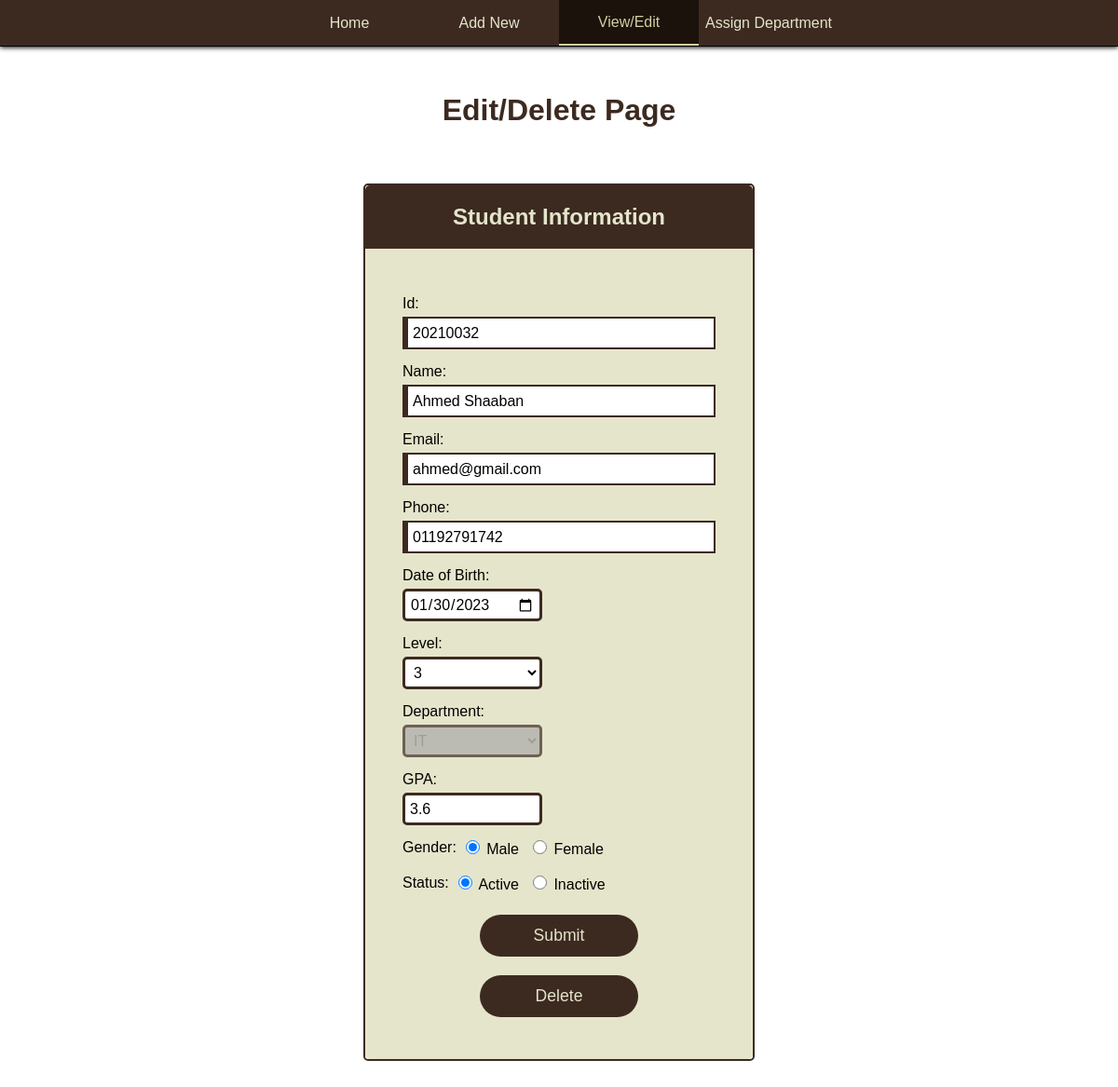
Screenshot of /20210032/edit/ with the database file from the repository.
### manage_studs/models.py (models this page shows)
class Stud(models.Model):
    id = models.CharField(max_length=10, primary_key=True)
    name = models.CharField(max_length=100)
    email = models.EmailField(max_length=100, unique=True)
    phone = models.CharField(max_length=11, unique=True)
    dob = models.DateField()
    gender = models.CharField(max_length=10)
    gpa = models.FloatField()
    level = models.IntegerField()
    dept = models.CharField(max_length=10)
    status = models.CharField(max_length=10)

### manage_studs/views.py (the view)
# urls.py: path('<int:stud_id>/edit/', views.edit_stud, name='edit_stud'),
def edit_stud(request, stud_id):
  stud = get_object_or_404(Stud, pk=stud_id)
  if request.method == 'POST':
    try:
      id = request.POST['id']
      try:
        Stud.objects.get(id=id)
        if id != stud.id:
          msg = "Student with ID: " + id + " already exists."
          return render(request, 'manage_studs/edit.html', {'stud': stud, 'error_msg': msg})
      except Stud.DoesNotExist:
        pass
      stud.name = request.POST['name']
      try:
        tmp_stud = Stud.objects.get(email=request.POST['email'])
        if (tmp_stud.email != stud.email):
          msg = "Email used before."
          return render(request, 'manage_studs/edit.html', {'stud': stud, 'error_msg': msg})
      except Stud.DoesNotExist:
        stud.email = request.POST['email']
      try:
        tmp_stud = Stud.objects.get(phone=request.POST['phone'])
        if (tmp_stud.phone != stud.phone):
          msg = "Phone number used before."
          return render(request, 'manage_studs/edit.html', {'stud': stud, 'error_msg': msg})
      except Stud.DoesNotExist:
        stud.phone = request.POST['phone']
      stud.dob = request.POST['dob']
      stud.gender = request.POST['gender']
      stud.gpa = request.POST['gpa']
      stud.level = request.POST['level']
      stud.status = request.POST['status']
    except (KeyError, Stud.DoesNotExist):
      return render(request, 'manage_studs/view.html')
    else:
      if id != stud.id:
        stud.delete()
        stud.id = id
      stud.save()
      return HttpResponseRedirect(reverse("manage_studs:edit_stud", args=(id,)))
  else:
    return render(request, 'manage_studs/edit.html', {'stud': stud, 'error_msg': ''})

### manage_studs/templates/manage_studs/edit.html (shortened to what this page needs)
{% load static %}
<!DOCTYPE html>
<html lang="en">
<head>
  <link rel="stylesheet" href="{% static 'manage_studs/css/edit.css' %}">
</head>
<body>
  {% include 'manage_studs/nav.html' with pid=3 %}
  <h1>Edit/Delete Page</h1>
  <form name="edit_form" id="edit_form" class="form" method="POST" action="." autocomplete="off">
    <div class="header">
      <h2>Student Information</h2>
    </div>
    <div class="body">
      <div class="input-div">
        <label for="id" class="label">Id</label>
        <input type="text" name="id" id="id" class="input-typed" placeholder="xxxxxxxx" value="{{ stud.id }}">
      </div>
      <div class="input-div">
        <label for="name" class="label">Name</label>
        <input type="text" name="name" id="name" class="input-typed" placeholder="Enter your name" value="{{ stud.name }}">
      </div>
      <div class="input-div">
        <label for="email" class="label">Email</label>
        <input type="email" name="email" id="email" class="input-typed" placeholder="Enter your email" value="{{ stud.email }}" required>
      </div>
      <div class="input-div">
        <label for="phone" class="label">Phone</label>
        <input type="tel" name="phone" id="phone" class="input-typed" placeholder="Enter your phone" value="{{ stud.phone }}">
      </div>
      <div class="input-div">
        <label for="dob" class="label">Date of Birth</label>
        <input type="date" name="dob" id="dob" class="input-choiced" value="{{ stud.dob|date:'Y-m-d' }}" required>
      </div>
      <div class="input-div">
        <label for="level" class="label">Level</label>
        <select name="level" id="level" class="input-choiced" required>
          <option value="3" {% if stud.level == 3 %} selected {% endif %}>3</option>
        </select>
      </div>
      <div class="input-div">
        <label for="dept" class="label">Department</label>
        <select name="dept" id="dept" class="input-choiced input-disabled" disabled>
          <option value="IT" {% if stud.dept == 'it' %} selected {% endif %}>IT</option>
        </select>
      </div>
      <div class="input-div">
        <label for="gpa" class="label">GPA</label>
        <input type="number" name="gpa" id="gpa" class="input-choiced" min="0.0" max="4.0" step="0.1" value="{{ stud.gpa }}" required>
      </div>
      <div class="radio-div">
        <label class="label">Gender</label>
        <div class="option">
          <input type="radio" name="gender" id="male" class="gender" value="male" required {% if stud.gender == 'male' %} checked {% endif %}>
          <label for="male">Male</label>
        </div>
        <div class="option">
          <input type="radio" name="gender" id="female" class="gender" value="female" required  {% if stud.gender == 'female' %} checked {% endif %}>
          <label for="female">Female</label>
        </div>
      </div>
      <div class="radio-div">
        <label class="label">Status</label>
        <div class="option">
          <input type="radio" name="status" id="active" class="status" value="active" required {% if stud.status == 'active' %} checked {% endif %}>
          <label for="active">Active</label>
        </div>
        <div class="option">
          <input type="radio" name="status" id="inactive" class="status" value="inactive" required {% if stud.status == 'inactive' %} checked {% endif %}>
          <label for="inactive">Inactive</label>
        </div>
      </div>
      <div class="btn-div">
        <input type="submit" id="submit" class="btn" value="Submit">
        <input type="submit" id="delete" class="btn" value="Delete" form="delete_form">
      </div>
    </div>
  </form>
</body>
</html>

### manage_studs/static/manage_studs/css/general.css (style rules this page uses)
:root { --background-color-darker: #1a120b; --background-color-lighter: #3c2a21; --color-darker: #d5cea3; --color-lighter: #e5e5cb; }
* { box-sizing: border-box; font-family: Arial, Helvetica, sans-serif; }
body { margin: 0; padding: 0; }
h1 { color: var(--background-color-lighter); text-align: center; margin: 50px 0 60px; }
h2 { color: var(--background-color-lighter); text-align: center; margin: 20px 0 30px; }

### manage_studs/static/manage_studs/css/form.css (style rules this page uses)
.form { width: 35%; margin: 50px auto; border-radius: 5px; border: 2px solid var(--background-color-lighter); }
.form .header { width: 100%; background-color: var(--background-color-lighter); color: var(--color-lighter); margin: 0; padding: 20px 5px; border-radius: 5px 5px 0 0; }
.form .header h2 { margin: 0; color: var(--color-lighter); }
.form .body { display: flex; flex-flow: row wrap; justify-content: center; align-items: center; width: 100%; padding: 30px 40px; background-color: var(--color-lighter); border-radius: 0 0 5px 5px; }
.form .body > * { flex-basis: 100%; margin: 5px 0; }
.form input.input-typed { width: 100%; }
.input-div { display: inline-flex; flex-flow: column wrap; }
.label { font-style: capitalize; font-size: 1rem; margin: 5px 0; }
.label::after { content: ":"; }
.input-typed { width: 200px; height: 35px; border: 2px solid var(--background-color-lighter); border-left: 6px solid var(--background-color-lighter); padding: 5px; font-size: 1rem; background-color: #fff; }
.input-choiced { cursor: pointer; width: 150px; height: 35px; border: 3px solid var(--background-color-lighter); padding: 5px; font-size: 1rem; border-radius: 5px; background-color: #fff; }
.input-disabled { cursor: not-allowed; background-color: #aaa; }
.radio-div { display: flex; flex-flow: row nowrap; align-items: center; font-size: 1rem; }
.radio-div .option { padding: 0 5px; height: 100%; }
.radio-div .option > * { cursor: pointer; }
.radio-div .option input[type="radio"] { width: 15px; height: 15px; }
.btn-div { display: flex; flex-flow: row wrap; justify-content: center; align-items: center; }
.btn { margin: 10px auto; width: 170px; height: 45px; border-radius: 25px; background-color: var(--background-color-lighter); color: var(--color-lighter); font-size: 1.1rem; cursor: pointer; border: 0px; }

### rows the page displays
Stud: id "20210032", name "Ahmed Shaaban", email "ahmed@gmail.com", phone "01192791742", dob "01/30/2023", level "3", dept "IT", gpa "3.6", gender "☑ Male", gender "☐ Female", status "☑ Active", status "☐ Inactive"
